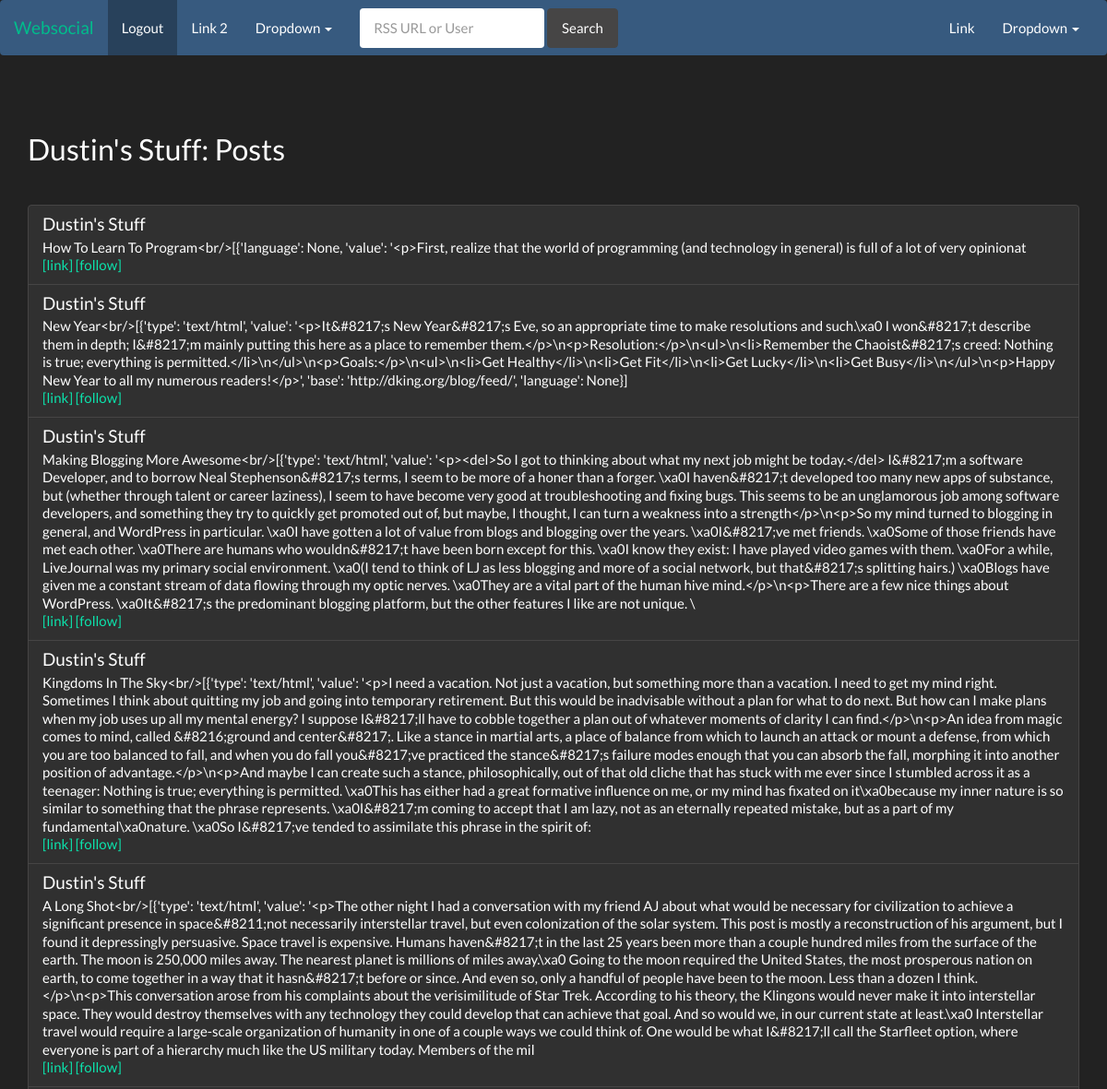
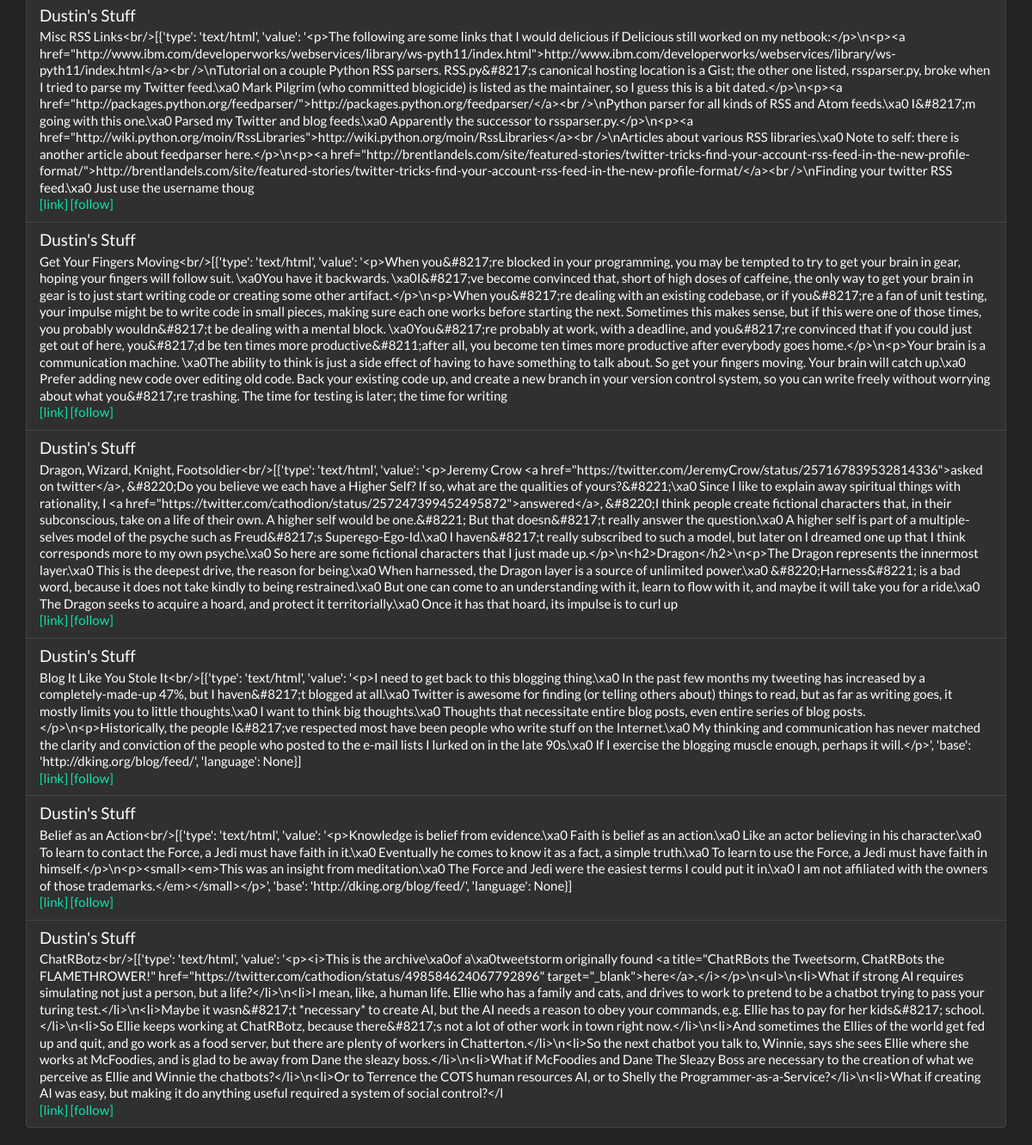
The page /user/4/ on the database as committed earlier (2 pictures, top to bottom).
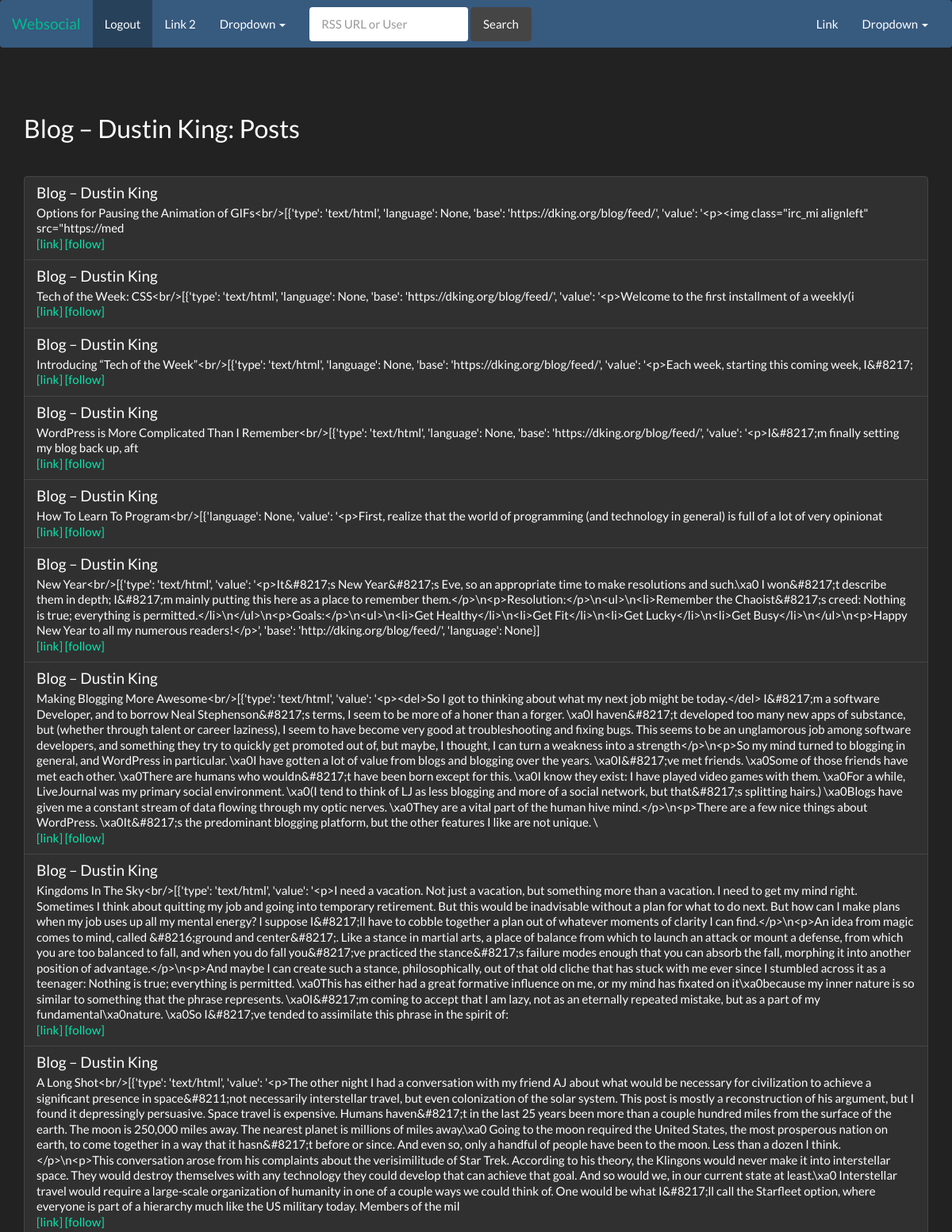
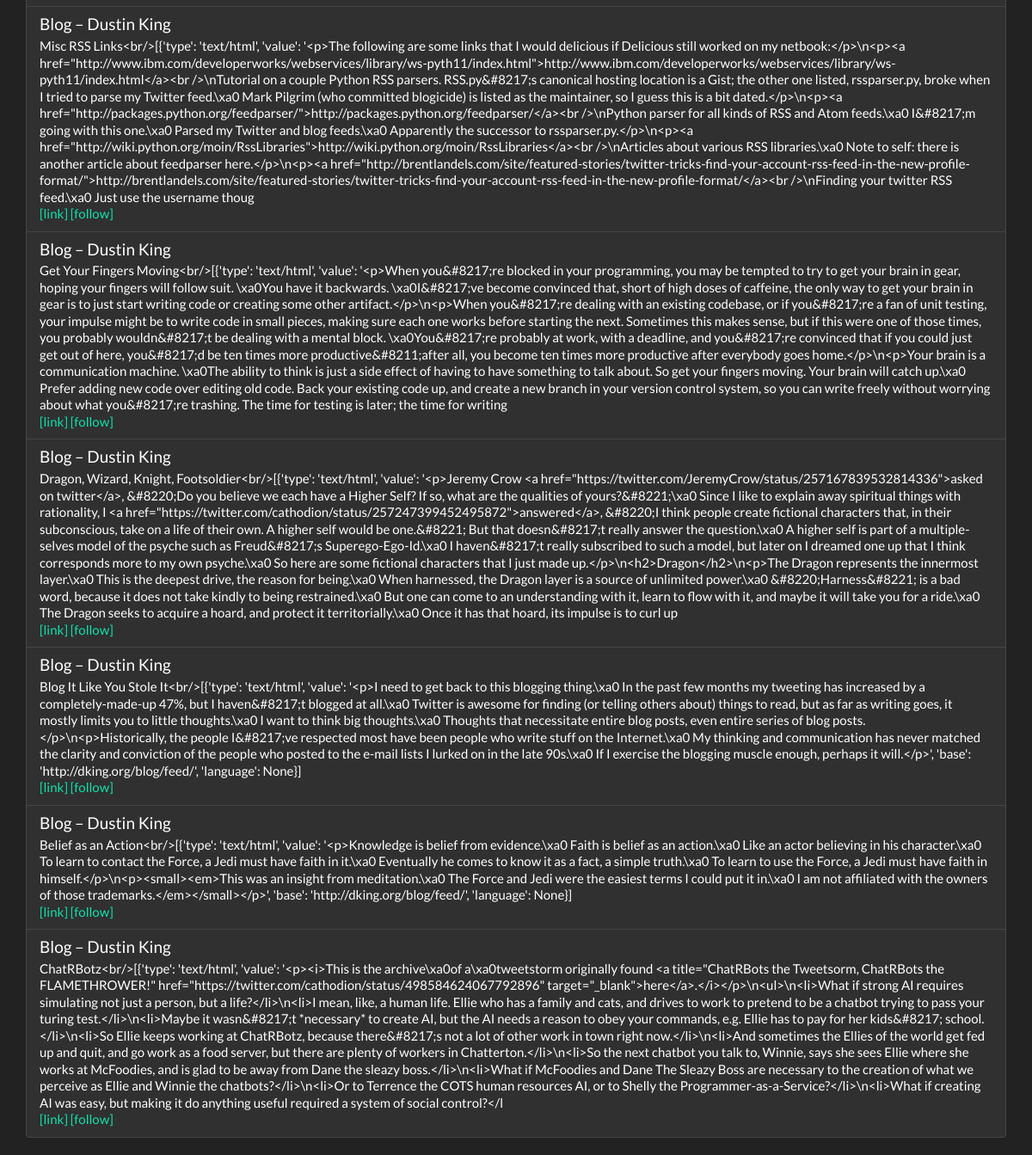
The same page on the database as committed later (2 pictures, top to bottom).
### websocial/models.py (models this page shows, shortened)
class Status(models.Model):
    user = models.ForeignKey(User, null=False, on_delete=models.CASCADE)
    url = models.URLField(max_length=256, null=True, blank=True)
    text = models.TextField()
    re_status = models.ForeignKey('Status', related_name='re', null=True, blank=True, on_delete=models.SET_NULL)
    shares_status = models.ForeignKey('Status', related_name='shares', null=True, blank=True, on_delete=models.SET_NULL)
    pub_date = models.DateTimeField(null=False)
    remote = models.BooleanField(null=False, default=False)
    class Meta:
        ordering = ['-pub_date']

class User(models.Model):
    nick = models.CharField(max_length=30, null=False, unique=True)
    url = models.URLField(max_length=256, null=True, blank=True)
    name = models.CharField(max_length=50, null=True, blank=True)
    local_user = models.ForeignKey(LocalUser, null=True, blank=True, on_delete=models.CASCADE)
    email = models.EmailField(max_length=254, null=True, blank=True)
    remote = models.BooleanField(null=False, default=False)
    following = models.ManyToManyField('User', symmetrical=False, null=True, blank=True)

### websocial/views.py (the view)
# urls.py: url(r'^user/(?P<user_id>\d+)/$', views.user_statuses),
def user_statuses(request, user_id):
    user = User.objects.get(pk=int(user_id))
    title = "%s: Posts" % user.name
    entries = user.status_set.all()[:100]
    logged_in_user = _logged_in_user(request)
    if logged_in_user:
        logged_in_id = logged_in_user.id
    else:
        logged_in_id = None
    return HttpResponse(render(request, 'websocial/timeline.html', {
        'title': title,
        'entries': entries,
        'user_id': logged_in_id,
        'poll_url': '/user/%d/status/json/' % user.id}))

### websocial/views.py (called while the page is built)
def _logged_in_user(request):
    if not request.user.is_authenticated:
        return None
    return User.objects.get(local_user=request.user)

### templates/websocial/timeline.html (shortened to what this page needs)
{% extends 'websocial/base.html' %}
{% block body %}
<div class="page-header">
    <h2>{{title}}</h2>
</div>
<div class="list-group" id="timeline">
{% for entry in entries %}
    <div class="list-group-item" id="status{{entry.id}}">
    <h4 class="list-group-item-heading">{{ entry.user.name }}</h4>
    <p class="list-group-item-text">{{entry.text}}</p>
    <p class="list-group-item-text">
        <a href="{{ entry.url }}">[link]</a>
	<a href="#" id="toggleFollow{{entry.user.id}}" user_id="{{entry.user.id}}">[follow]</a>
    </p>
    </div>
{% endfor %}
</div>
{% endblock %}

### templates/websocial/base.html (shortened to what this page needs)
<!doctype html>
<html>
    <head>
        <link rel="stylesheet" href="https://maxcdn.bootstrapcdn.com/bootstrap/3.3.2/css/bootstrap.min.css">
        <link rel="stylesheet" href="/static/themes/darkly/bootstrap.min.css">
</head>
<body>
    <header class="navbar inverse">
    <nav class="navbar navbar-default">
    <div class="container-fluid">
    <div class="navbar-header">
    <a class="navbar-brand" href="/">Websocial</a>
    </div>
    <div class="collapse navbar-collapse" id="bs-example-navbar-collapse-1">
    <ul class="nav navbar-nav">
    <li class="active"><a href="/admin/logout/?next=/">Logout<span class="sr-only">(current)</span></a></li>
    <li><a href="#">Link 2</a></li>
    <li class="dropdown">
    <a href="#" class="dropdown-toggle" data-toggle="dropdown" role="button" aria-expanded="false">Dropdown <span class="caret"></span></a>
    </li>
    </ul>
    <form class="navbar-form navbar-left" role="search" action="/search/">
    <div class="form-group">
    <input type="text" class="form-control" placeholder="RSS URL or User" name="q">
    </div>
    <button type="submit" class="btn btn-default">Search</button>
    </form>
    <ul class="nav navbar-nav navbar-right">
    <li><a href="#">Link</a></li>
    <li class="dropdown">
    <a href="#" class="dropdown-toggle" data-toggle="dropdown" role="button" aria-expanded="false">Dropdown <span class="caret"></span></a>
    </header>
    <div class="container">
    {% block body %}base body{% endblock %}
    </div>
</body>
</html>

Rows that differ between the two databases and show on the page:
added Status: user.name "Blog – Dustin King", text "Options for Pausing the Animation of GIFs<br/>[{'type': 'text/html', 'language': None, 'base': 'https://dking.org/blog/feed/', 'value': '<p><img class=\"irc_mi alignleft\" src=\"https://med"
added Status: user.name "Blog – Dustin King", text "Tech of the Week: CSS<br/>[{'type': 'text/html', 'language': None, 'base': 'https://dking.org/blog/feed/', 'value': '<p>Welcome to the first installment of a weekly(i"
added Status: user.name "Blog – Dustin King", text "Introducing “Tech of the Week”<br/>[{'type': 'text/html', 'language': None, 'base': 'https://dking.org/blog/feed/', 'value': '<p>Each week, starting this coming week, I&#8217;"
added Status: user.name "Blog – Dustin King", text "WordPress is More Complicated Than I Remember<br/>[{'type': 'text/html', 'language': None, 'base': 'https://dking.org/blog/feed/', 'value': '<p>I&#8217;m finally setting my blog back up, aft"
changed through a linked row, Status (number 5 of 15 on the later page): user.name "Dustin's Stuff" → "Blog – Dustin King"
changed through a linked row, Status (number 6 of 15 on the later page): user.name "Dustin's Stuff" → "Blog – Dustin King"
changed through a linked row, Status (number 7 of 15 on the later page): user.name "Dustin's Stuff" → "Blog – Dustin King"
changed through a linked row, Status (number 8 of 15 on the later page): user.name "Dustin's Stuff" → "Blog – Dustin King"
changed through a linked row, Status (number 9 of 15 on the later page): user.name "Dustin's Stuff" → "Blog – Dustin King"
changed through a linked row, Status (number 10 of 15 on the later page): user.name "Dustin's Stuff" → "Blog – Dustin King"
changed through a linked row, Status (number 11 of 15 on the later page): user.name "Dustin's Stuff" → "Blog – Dustin King"
changed through a linked row, Status (number 12 of 15 on the later page): user.name "Dustin's Stuff" → "Blog – Dustin King"
changed through a linked row, Status (number 13 of 15 on the later page): user.name "Dustin's Stuff" → "Blog – Dustin King"
changed through a linked row, Status (number 14 of 15 on the later page): user.name "Dustin's Stuff" → "Blog – Dustin King"
changed through a linked row, Status (number 15 of 15 on the later page): user.name "Dustin's Stuff" → "Blog – Dustin King"
Other text that changed with them:
{{ title }}: "Dustin's Stuff: Posts" → "Blog – Dustin King: Posts"
